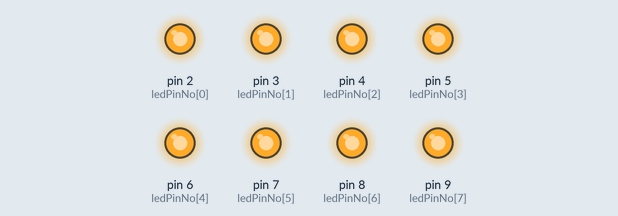
A sketch run on a simulated Arduino Uno, built with avr-gcc and run on an emulated ATmega328P. Parts: output pins drawn as LEDs (lit = HIGH).

Above: at 0.1 s.
At 0.7 s:
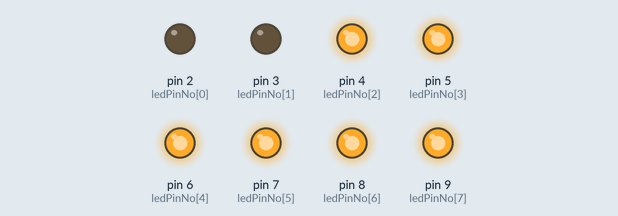
At 1.1 s:
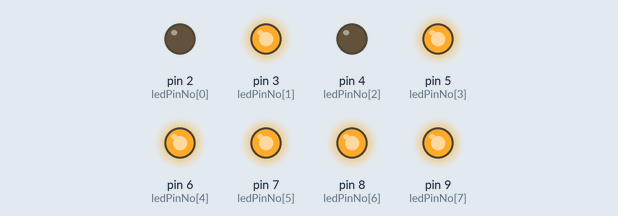
At 1.5 s:
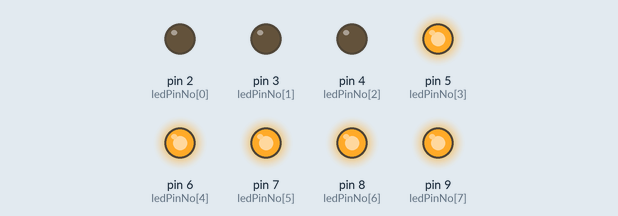
At 2.5 s:
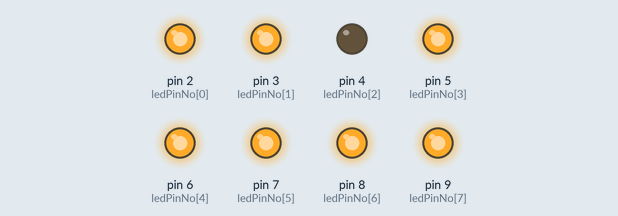
At 3.5 s:
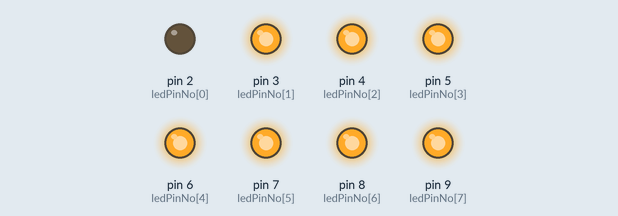
Timing chart, 0 to 3.8 s (numbered marks = the images above):
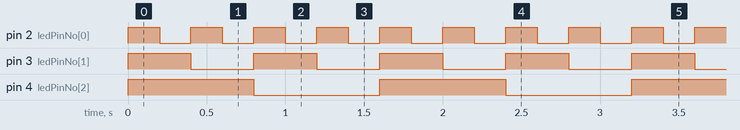

Measured:
- by itself, pin 2 (ledPinNo[0]): alternates HIGH for 0.20 s and LOW for 0.20 s
- by itself, pin 3 (ledPinNo[1]): alternates HIGH for 0.40 s and LOW for 0.40 s
- by itself, pin 4 (ledPinNo[2]): alternates HIGH for 0.80 s and LOW for 0.80 s

The sketch:

ledShift.ino
```cpp
#include <Arduino.h>

// LED Active Low
#define MAX_LED 8

const int ledPinNo[MAX_LED] = {2, 3, 4, 5, 6, 7, 8, 9}; // LED Output Pins
void setup()
{
    for (int i = 0; i < MAX_LED; i++)
    {
        pinMode(ledPinNo[i], OUTPUT);    // Init Output
        digitalWrite(ledPinNo[i], HIGH); // Init Value
    }
}


void ledShift(){
    for (int i = 0; i < MAX_LED; i++)
    {
        for (int j = 0; j < MAX_LED; j++)
        {
            digitalWrite(ledPinNo[j], (i&(1<<j)) ?LOW : HIGH);
        }
        delay(200);
    }
}

void loop()
{
    ledShift();
}
```
